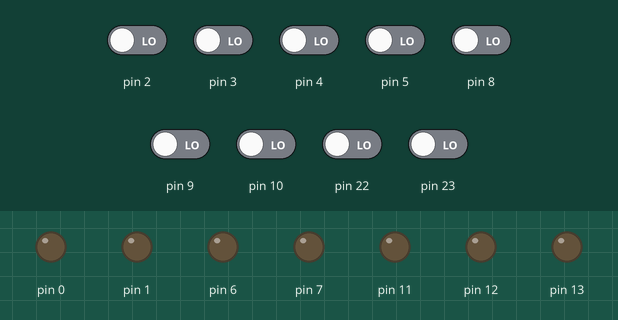
Bench run of a sketch on a simulated Arduino Uno, built with avr-gcc and run on an emulated ATmega328P. Shown: output pins drawn as LEDs (lit = HIGH). The test bench sets the inputs (shaded band); at power-on: pin 2–5, pin 8–10, pin 22, pin 23 LOW.

Above: at 10.0 s.
At 20.15 s:
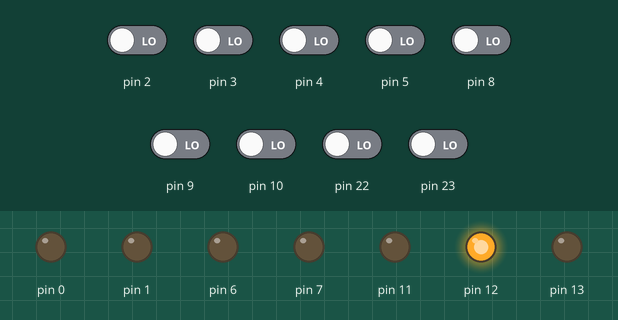
At 37.65 s:
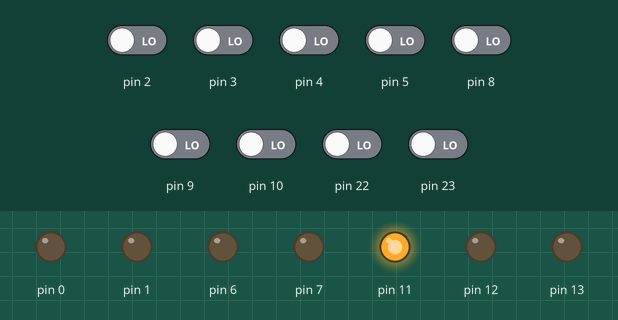
At 55.15 s:
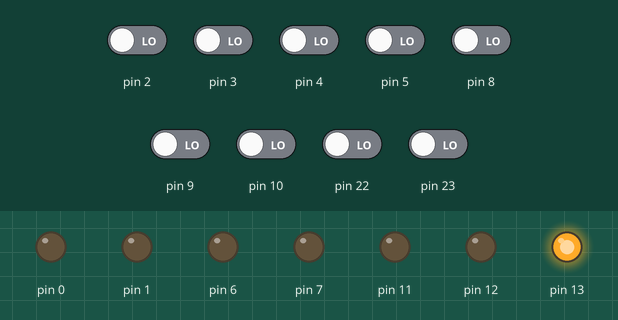
Timing chart, 0 to 68.3 s (numbered marks = the images above):
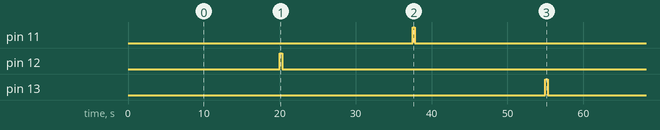

Measured:
- by itself, pin 11–13: alternates HIGH for 0.30 s and LOW for 52.2 s
- by itself, everything shown: repeats every 52.5 s, in 6 steps

The sketch:

AXISfinal1.ino
```cpp
// Gennady "ElectRony Tech. LTD" circuit - High
int maskfall = 96; //mask 01100000
int rezaltfall;

int maskspeed = 28; //mask 00011100
int rezaltspeed;
int pulse;

int maskduty= 7; //mask 00000111
int rezaltduty;
int duty;


//int pindos;
void setup()
{

DDRD=DDRD | B11000011 ; // set D registor bit 2,3,4,5 to input
 DDRB=DDRB | B00111000;  // set B registor bit 0,1,2 to input
}

void pulsewidthset () //pulse value
{
  rezaltspeed = (PIND) & maskspeed;
if (rezaltspeed == 28) { pulse=1;}  if (rezaltspeed == 24) { pulse=3;} if (rezaltspeed == 20) { pulse=6;}  if (rezaltspeed == 16) { pulse=12;}
if (rezaltspeed == 12) { pulse=24;}  if (rezaltspeed == 8) { pulse=50;} if (rezaltspeed == 4) { pulse=100;}  if (rezaltspeed == 0) { pulse=300;}
}

 void pulsespeedset () //duty value
  {
    rezaltduty = (PINB) & maskduty;
  if (rezaltduty ==7) {duty=0;}          if (rezaltduty ==6) {duty=pulse / 2;}   if (rezaltduty==5) {duty=pulse;}  if (rezaltduty ==4) {duty=pulse * 2;}
  if (rezaltduty ==3) {duty=pulse * 4;}  if (rezaltduty ==2) {duty = pulse * 6;} if (rezaltduty==1) {duty =pulse * 12;} if (rezaltduty ==0) {duty=pulse * 24;}
  }

  void fall ()
  {
  rezaltfall = (PIND) & maskfall;
   //rezalt &= (~((1<<0)|(1<<1)|(1<<6)|(1<<7)));
  if (rezaltfall ==96) {PORTD = B10000000;} else { PORTD = B00000000; delay(10000);}
}

void loop()
{
 while (1) {
   fall ();
 PORTB = B00100000; // first pulse HIGH B5
 pulsespeedset ();
 delay(pulse);
  PORTB = B00000000;
  pulsewidthset ();
  delay(duty);

  fall ();
PORTB = B00010000; // second pulse HIGH B4
 pulsespeedset ();
 delay(pulse);
  PORTB = B00000000;
  pulsewidthset ();
  delay(duty);

  fall ();
  PORTB = B00001000; //  pulse HIGH B3
 pulsespeedset ();
 delay(pulse);
  PORTB = B00000000;
  pulsewidthset ();
  delay(duty);}
}
```
